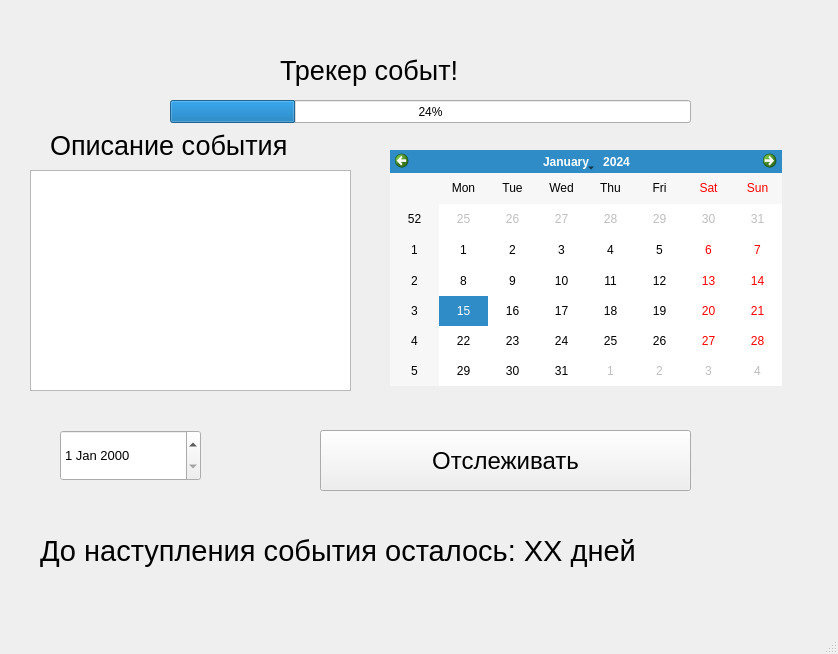
<?xml version="1.0" encoding="UTF-8"?>
<ui version="4.0">
 <class>MainWindow</class>
 <widget class="QMainWindow" name="MainWindow">
  <property name="geometry">
   <rect>
    <x>0</x>
    <y>0</y>
    <width>838</width>
    <height>654</height>
   </rect>
  </property>
  <property name="windowTitle">
   <string>Тест приложение</string>
  </property>
  <widget class="QWidget" name="centralwidget">
   <widget class="QLabel" name="label">
    <property name="enabled">
     <bool>true</bool>
    </property>
    <property name="geometry">
     <rect>
      <x>280</x>
      <y>30</y>
      <width>331</width>
      <height>81</height>
     </rect>
    </property>
    <property name="font">
     <font>
      <pointsize>20</pointsize>
     </font>
    </property>
    <property name="text">
     <string>Трекер событ!</string>
    </property>
   </widget>
   <widget class="QCalendarWidget" name="calendarWidget">
    <property name="geometry">
     <rect>
      <x>390</x>
      <y>150</y>
      <width>392</width>
      <height>236</height>
     </rect>
    </property>
   </widget>
   <widget class="QProgressBar" name="progressBar">
    <property name="geometry">
     <rect>
      <x>170</x>
      <y>100</y>
      <width>521</width>
      <height>23</height>
     </rect>
    </property>
    <property name="value">
     <number>24</number>
    </property>
   </widget>
   <widget class="QPlainTextEdit" name="plainTextEdit">
    <property name="geometry">
     <rect>
      <x>30</x>
      <y>170</y>
      <width>321</width>
      <height>221</height>
     </rect>
    </property>
   </widget>
   <widget class="QLabel" name="label_2">
    <property name="geometry">
     <rect>
      <x>50</x>
      <y>120</y>
      <width>301</width>
      <height>51</height>
     </rect>
    </property>
    <property name="font">
     <font>
      <pointsize>20</pointsize>
     </font>
    </property>
    <property name="text">
     <string>Описание события</string>
    </property>
   </widget>
   <widget class="QPushButton" name="pushButton">
    <property name="geometry">
     <rect>
      <x>320</x>
      <y>430</y>
      <width>371</width>
      <height>61</height>
     </rect>
    </property>
    <property name="font">
     <font>
      <pointsize>18</pointsize>
     </font>
    </property>
    <property name="text">
     <string>Отслеживать</string>
    </property>
   </widget>
   <widget class="QDateEdit" name="dateEdit">
    <property name="geometry">
     <rect>
      <x>60</x>
      <y>430</y>
      <width>141</width>
      <height>51</height>
     </rect>
    </property>
    <property name="font">
     <font>
      <pointsize>10</pointsize>
     </font>
    </property>
   </widget>
   <widget class="QLabel" name="label_3">
    <property name="geometry">
     <rect>
      <x>40</x>
      <y>530</y>
      <width>761</width>
      <height>41</height>
     </rect>
    </property>
    <property name="font">
     <font>
      <pointsize>22</pointsize>
     </font>
    </property>
    <property name="text">
     <string>До наступления события осталось: ХХ дней</string>
    </property>
   </widget>
  </widget>
  <widget class="QMenuBar" name="menubar">
   <property name="geometry">
    <rect>
     <x>0</x>
     <y>0</y>
     <width>838</width>
     <height>26</height>
    </rect>
   </property>
  </widget>
  <widget class="QStatusBar" name="statusbar"/>
 </widget>
 <resources/>
 <connections/>
</ui>
